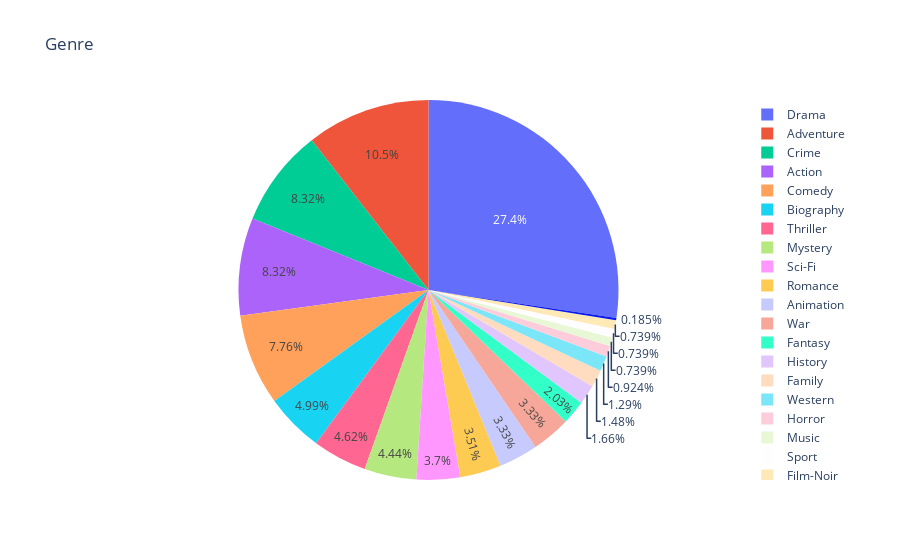

Write notebook code for a chart like this one.
### Markdown cell above
From the data we can see the percentage from the 250 top moives

### Code cell
fig = go.Figure(data=[go.Pie(labels=genre_counts.index, values=genre_counts.values)])


fig.update_layout(title='Genre')

fig.show()

### Figure 1 — Plotly figure (JSON) as saved in the notebook; plotly's stock layout.template omitted (floating-point values rounded to 4 significant figures)
{"data": [{"labels": ["Drama", "Adventure", "Crime", "Action", "Comedy", "Biography", "Thriller", "Mystery", "Sci-Fi", "Romance", "Animation", "War", "Fantasy", "History", "Family", "Western", "Horror", "Music", "Sport", "Film-Noir", "Musical"], "type": "pie", "values": [148, 57, 45, 45, 42, 27, 25, 24, 20, 19, 18, 18, 11, 9, 8, 7, 5, 4, 4, 4, 1]}], "layout": {"title": {"text": "Genre"}}}
